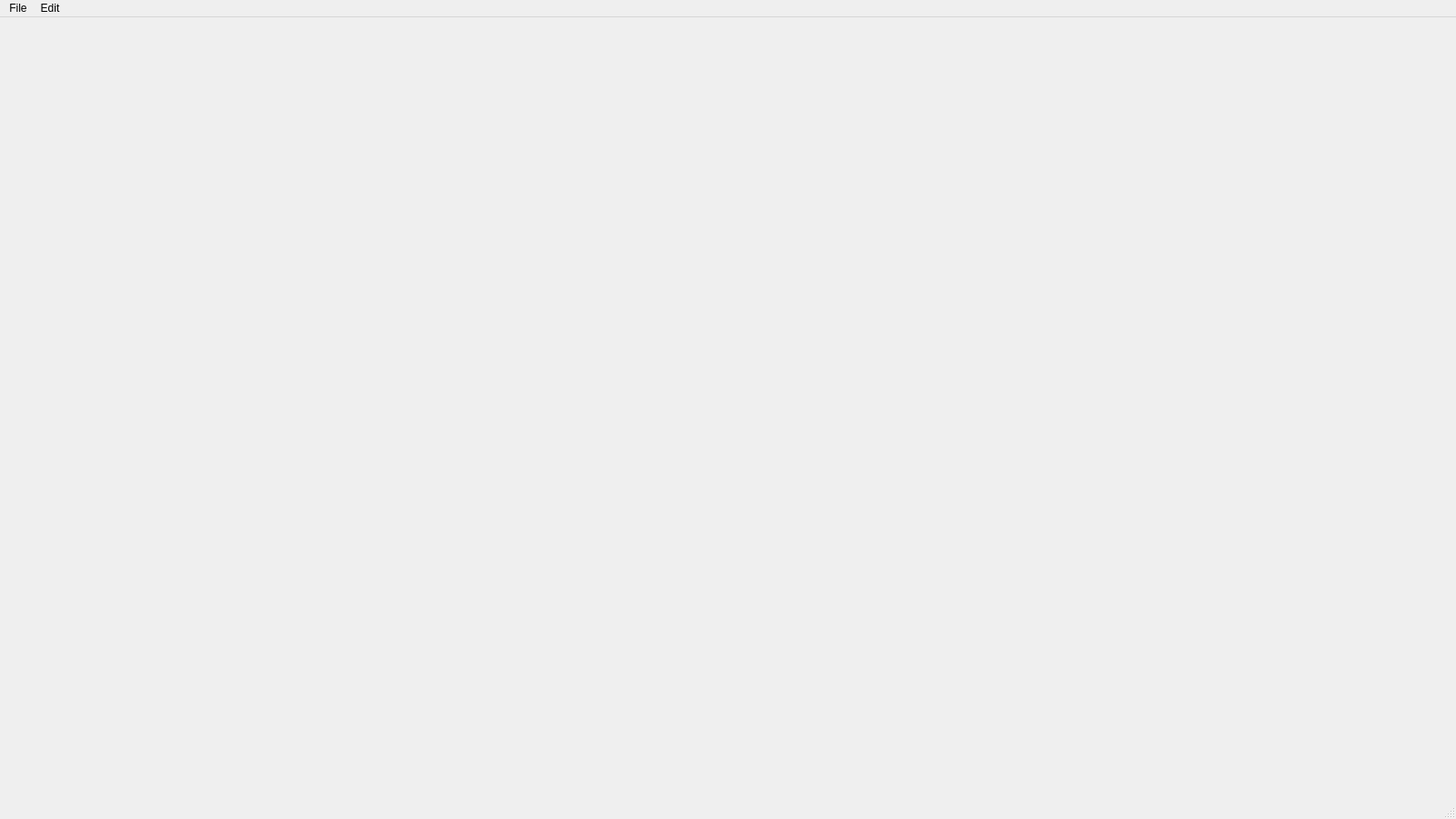
<?xml version="1.0" encoding="UTF-8"?>
<ui version="4.0">
 <class>MainWindow</class>
 <widget class="QMainWindow" name="MainWindow">
  <property name="geometry">
   <rect>
    <x>0</x>
    <y>0</y>
    <width>1600</width>
    <height>900</height>
   </rect>
  </property>
  <property name="sizePolicy">
   <sizepolicy hsizetype="Fixed" vsizetype="Fixed">
    <horstretch>0</horstretch>
    <verstretch>0</verstretch>
   </sizepolicy>
  </property>
  <property name="windowTitle">
   <string>Logic Gate Simulator</string>
  </property>
  <widget class="QWidget" name="centralwidget"/>
  <widget class="QMenuBar" name="menubar">
   <property name="geometry">
    <rect>
     <x>0</x>
     <y>0</y>
     <width>1600</width>
     <height>26</height>
    </rect>
   </property>
   <widget class="QMenu" name="menuFile">
    <property name="title">
     <string>File</string>
    </property>
    <addaction name="actionNew"/>
    <addaction name="actionOpen"/>
    <addaction name="actionSave_As"/>
    <addaction name="actionSave"/>
   </widget>
   <widget class="QMenu" name="menuEdit">
    <property name="title">
     <string>Edit</string>
    </property>
   </widget>
   <addaction name="menuFile"/>
   <addaction name="menuEdit"/>
  </widget>
  <widget class="QStatusBar" name="statusbar"/>
  <action name="actionNew">
   <property name="text">
    <string>New</string>
   </property>
  </action>
  <action name="actionOpen">
   <property name="text">
    <string>Open</string>
   </property>
  </action>
  <action name="actionSave_As">
   <property name="text">
    <string>Save As</string>
   </property>
  </action>
  <action name="actionSave">
   <property name="text">
    <string>Save</string>
   </property>
  </action>
 </widget>
 <resources/>
 <connections/>
</ui>
